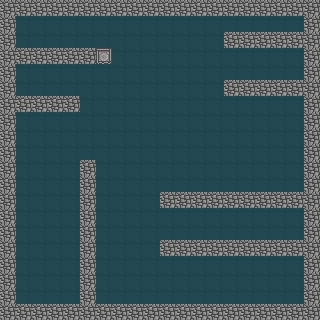

This game map was drawn from its Tiled (.tmx) file and the tilesets committed beside it. A one-line description and the full map source follow:
An orthogonal 20x20 tile map with 16x16 px tiles, 2 tile layers (Sol, Murs).

<map version="1.0" orientation="orthogonal" renderorder="right-down" width="20" height="20" tilewidth="16" tileheight="16" nextobjectid="1">
 <tileset firstgid="1" name="tileset" tilewidth="16" tileheight="16" tilecount="16" columns="8">
  <image source="tileset.png" width="128" height="32" />
 </tileset>
 <layer name="Sol" width="20" height="20">
  <data encoding="csv">
7,7,7,7,7,7,7,7,7,7,7,7,7,7,7,7,7,7,7,7,
7,7,7,7,7,7,7,7,7,7,7,7,7,7,7,7,7,7,7,7,
7,7,7,7,7,7,7,7,7,7,7,7,7,7,7,7,7,7,7,7,
7,7,7,7,7,7,7,7,7,7,7,7,7,7,7,7,7,7,7,7,
7,7,7,7,7,7,7,7,7,7,7,7,7,7,7,7,7,7,7,7,
7,7,7,7,7,7,7,7,7,7,7,7,7,7,7,7,7,7,7,7,
7,7,7,7,7,7,7,7,7,7,7,7,7,7,7,7,7,7,7,7,
7,7,7,7,7,7,7,7,7,7,7,7,7,7,7,7,7,7,7,7,
7,7,7,7,7,7,7,7,7,7,7,7,7,7,7,7,7,7,7,7,
7,7,7,7,7,7,7,7,7,7,7,7,7,7,7,7,7,7,7,7,
7,7,7,7,7,7,7,7,7,7,7,7,7,7,7,7,7,7,7,7,
7,7,7,7,7,7,7,7,7,7,7,7,7,7,7,7,7,7,7,7,
7,7,7,7,7,7,7,7,7,7,7,7,7,7,7,7,7,7,7,7,
7,7,7,7,7,7,7,7,7,7,7,7,7,7,7,7,7,7,7,7,
7,7,7,7,7,7,7,7,7,7,7,7,7,7,7,7,7,7,7,7,
7,7,7,7,7,7,7,7,7,7,7,7,7,7,7,7,7,7,7,7,
7,7,7,7,7,7,7,7,7,7,7,7,7,7,7,7,7,7,7,7,
7,7,7,7,7,7,7,7,7,7,7,7,7,7,7,7,7,7,7,7,
7,7,7,7,7,7,7,7,7,7,7,7,7,7,7,7,7,7,7,7,
7,7,7,7,7,7,7,7,7,7,7,7,7,7,7,7,7,7,7,7
</data>
 </layer>
 <layer name="Murs" width="20" height="20">
  <data encoding="csv">
2,2,2,2,2,2,2,2,2,2,2,2,2,2,2,2,2,2,2,2,
2,0,0,0,0,0,0,0,0,0,0,0,0,0,0,0,0,0,0,2,
2,0,0,0,0,0,0,0,0,0,0,0,0,0,2,2,2,2,2,2,
2,2,2,2,2,2,5,0,0,0,0,0,0,0,0,0,0,0,0,2,
2,0,0,0,0,0,0,0,0,0,0,0,0,0,0,0,0,0,0,2,
2,0,0,0,0,0,0,0,0,0,0,0,0,0,2,2,2,2,2,2,
2,2,2,2,2,0,0,0,0,0,0,0,0,0,0,0,0,0,0,2,
2,0,0,0,0,0,0,0,0,0,0,0,0,0,0,0,0,0,0,2,
2,0,0,0,0,0,0,0,0,0,0,0,0,0,0,0,0,0,0,2,
2,0,0,0,0,0,0,0,0,0,0,0,0,0,0,0,0,0,0,2,
2,0,0,0,0,2,0,0,0,0,0,0,0,0,0,0,0,0,0,2,
2,0,0,0,0,2,0,0,0,0,0,0,0,0,0,0,0,0,0,2,
2,0,0,0,0,2,0,0,0,0,2,2,2,2,2,2,2,2,2,2,
2,0,0,0,0,2,0,0,0,0,0,0,0,0,0,0,0,0,0,2,
2,0,0,0,0,2,0,0,0,0,0,0,0,0,0,0,0,0,0,2,
2,0,0,0,0,2,0,0,0,0,2,2,2,2,2,2,2,2,2,2,
2,0,0,0,0,2,0,0,0,0,0,0,0,0,0,0,0,0,0,2,
2,0,0,0,0,2,0,0,0,0,0,0,0,0,0,0,0,0,0,2,
2,0,0,0,0,2,0,0,0,0,0,0,0,0,0,0,0,0,0,2,
2,2,2,2,2,2,2,2,2,2,2,2,2,2,2,2,2,2,2,2
</data>
 </layer>
</map>
